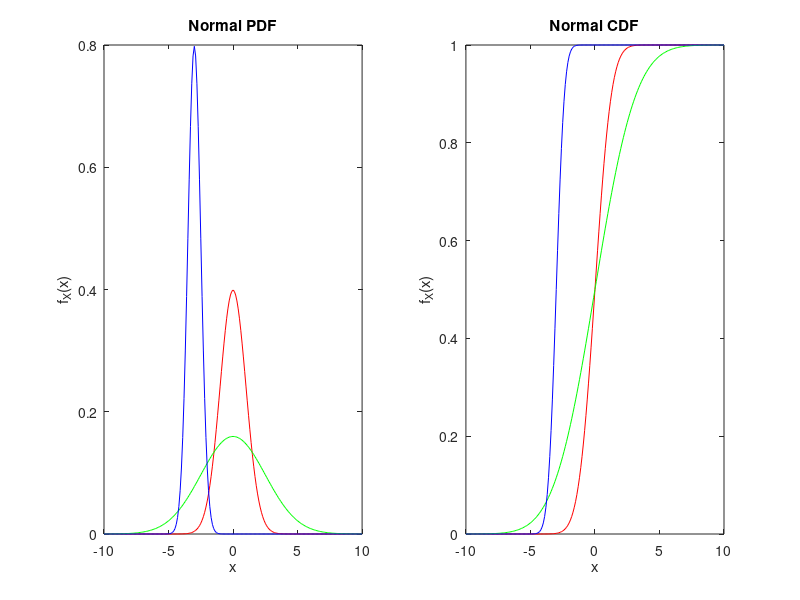

The MATLAB source for this figure:
mymu=0;
mymu1=-3;
myvar2=0.5;
myvar=1;
myvar1=2.5;
X = [-10:0.1:10];
pdf1=pdf('normal',X, mymu, myvar);
pdf2=pdf('normal',X, mymu, myvar1);
pdf3=pdf('normal',X, mymu1, myvar2);
cdf1=cdf('normal',X, mymu, myvar);
cdf2=cdf('normal',X, mymu, myvar1);
cdf3=cdf('normal',X, mymu1, myvar2);
figure;
hold on
subplot(1,2,1);
plot(X,pdf1,'r',X,pdf2,'g',X,pdf3,'b');
xlabel('x');
ylabel('f_X(x)')
title('Normal PDF')

subplot(1,2,2);
plot(X,cdf1,'r',X,cdf2,'g',X,cdf3,'b');

xlabel('x');
ylabel('f_X(x)')
title('Normal CDF')